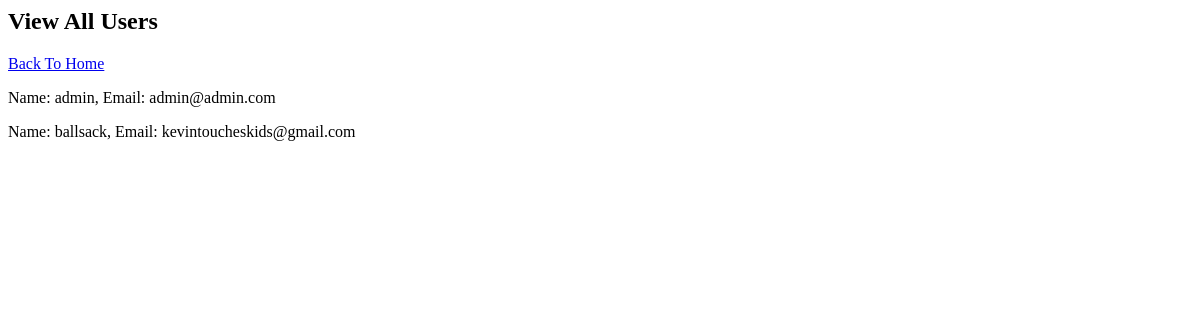
Before: /view with the older database file.
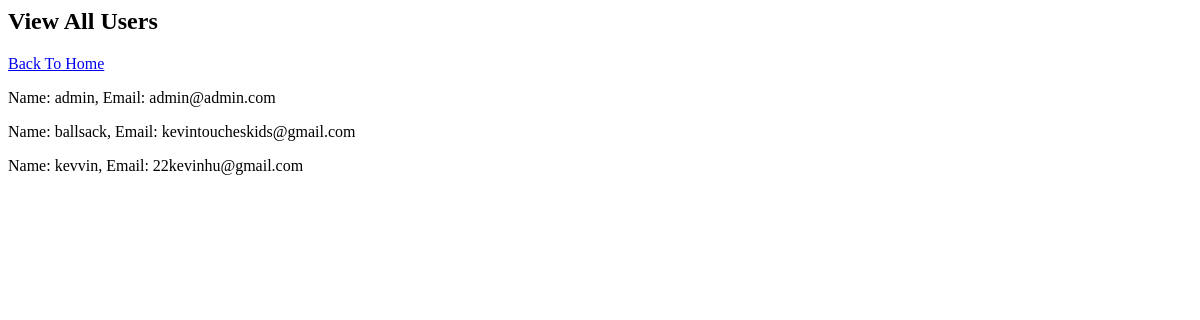
After: the same page with the newer database file.
### app/models.py (models this page shows, shortened)
class User(db.Model, UserMixin):
    id = db.Column("id", db.Integer, primary_key=True)
    username = db.Column(db.String(80), unique=True, nullable=False)
    email = db.Column(db.String(120), unique=True, nullable=False)
    password = db.Column(db.String(100), nullable=False)
    books = db.relationship('Book', backref='user')

### app/routes/user_routes.py (the view)
@bp.route("/view")
def view():
    return render_template("view_user.html", values=User.query.all())

### app/templates/view_user.html (shortened to what this page needs)
{% extends "base.html" %}
{% block header %}<h2>View All Users</h2>{% endblock %}
{% block content %}
    <a href="/">Back To Home</a>
    {% for item in values %}
        <p>Name: {{item.username}}, Email: {{item.email}}</p>
    {% endfor%}
{% endblock %}

### app/templates/base.html (shortened to what this page needs)
<html>
    <head>
    </head>
    <body>
        {% block header %}
        {% endblock %}
        {% block content %}
        {% endblock %}
    </body>
</html>

Changed rows visible on the page:
added User: username "kevvin", email "22kevinhu@gmail.com"
